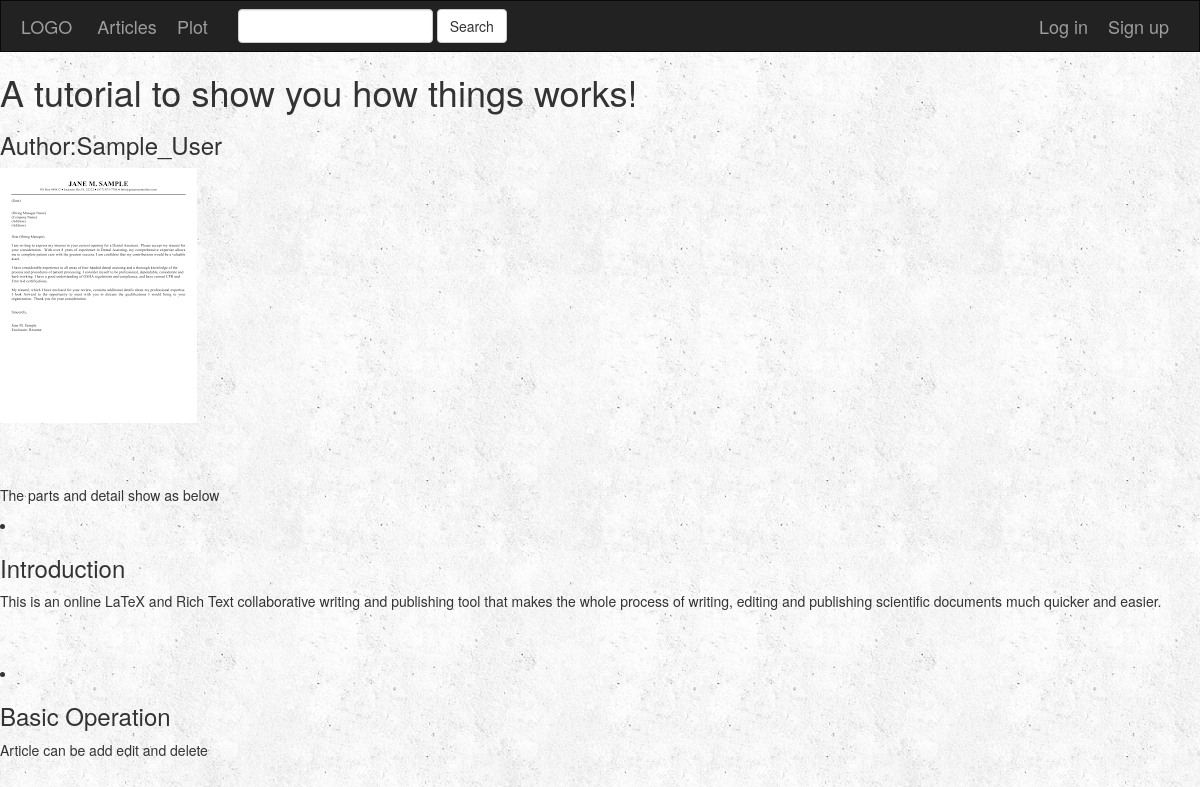
Page /main/1/ on the committed database.
### inputbox/models.py (models this page shows, shortened)
class Article(models.Model):
    user = models.ForeignKey(User,default=1)
    title = models.CharField(max_length=100)
    sample_cover = models.FileField()

class Part(models.Model):
    Article = models.ForeignKey(Article, on_delete=models.CASCADE)
    type = models.CharField(max_length=50)
    text = models.CharField(max_length=2000)

### inputbox/views.py (the view)
# urls.py: url(r'^(?P<article_id>[0-9]+)/$', views.DetailView.as_view(), name='detail'),
class DetailView(generic.DetailView):
    template_name = 'inputbox/article.html'
    def get_object(self):
        if self.request.user.is_authenticated():
            return get_object_or_404(Article,pk=self.kwargs['article_id'],user=self.request.user)
        else:
            return get_object_or_404(Article, pk=self.kwargs['article_id'])

### inputbox/templates/inputbox/article.html (shortened to what this page needs)
{% extends 'inputbox/base.html' %}
{% block body %}
<h1>{{article.title}}</h1>
<h3>Author:{{article.user.username}}</h3>
<p>
    <img src="{{article.sample_cover.url}}">
</p>
<form action="{% url 'article:article-edit' article.id%}" method="post">{% csrf_token %}
</form>
<form action="{% url 'article:part-add' article.id%}" method="post">{% csrf_token %}
</form>
{% if article.part_set.all %}
<p>The parts and detail show as below</p>
{% for part in article.part_set.all %}
<li>
    <h3>{{part.type}}</h3>
    {{part.text}}
    <form action="{% url 'article:part-edit' article.id part.id%}" method="post">{% csrf_token %}
</form>
    <form action="{% url 'article:part-delete' article.id part.id%}" method="post">{% csrf_token %}
</form>
</li>
{% endfor %}
{% else %}
<br>
<p>This article has no parts, add some parts to display here.</p>
{% endif %}
{% endblock %}

### inputbox/static/inputbox/style.css (style rules this page uses)
body { background-image: url("images/background_white.png"); }

### rows in the picture
Article: title "A tutorial to show you how things works!", user.username "Sample_User", sample_cover (picture)
Part: type "Introduction", text "This is an online LaTeX and Rich Text collaborative writing and publishing tool that makes the whole process of writing, editing and publishing scientific documents much quicker and easier."
Part: type "Basic Operation", text "Article can be add edit and delete"
